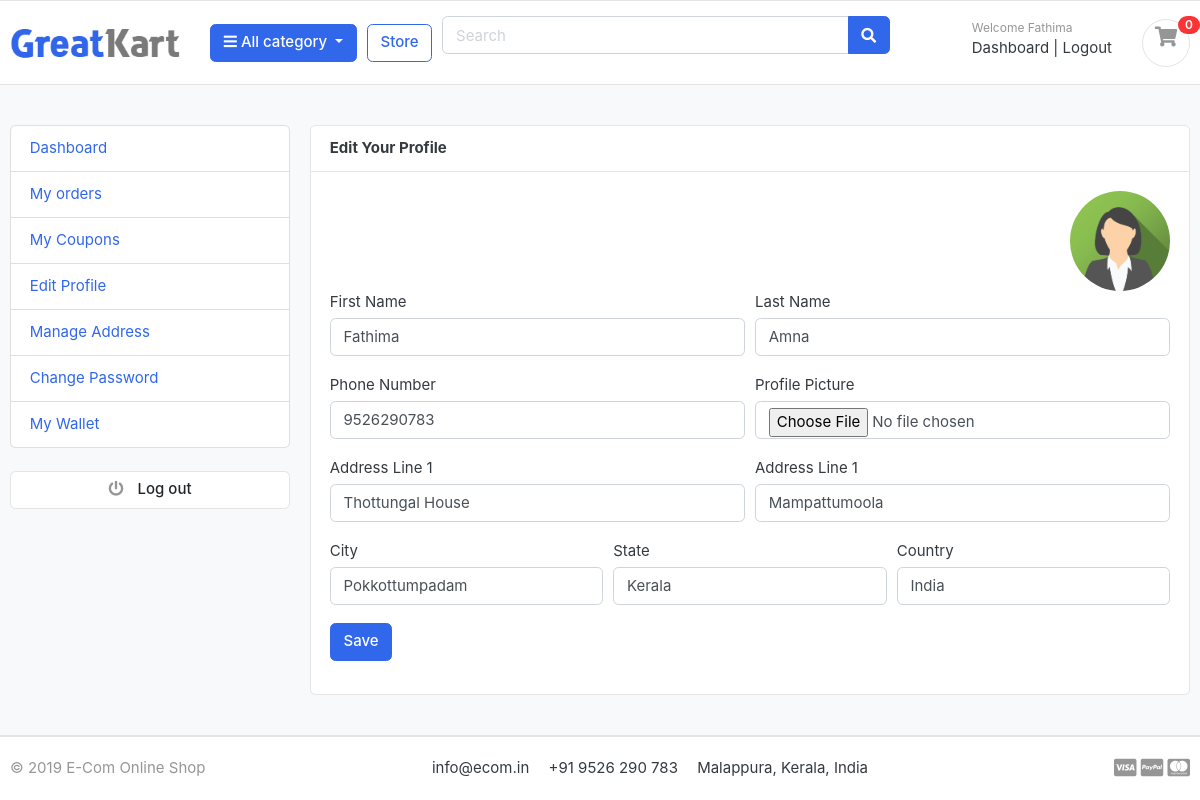
Screenshot of /accounts/edit_profile (signed in) with the database file from the repository.
### accounts/models.py (models this page shows, shortened)
class Account(AbstractBaseUser):
    first_name = models.CharField(max_length=50)
    last_name = models.CharField(max_length=50)
    username = models.CharField(max_length=50, unique=True)
    email = models.EmailField(max_length=100, unique=True)
    phone_number = models.CharField(max_length=12, unique=True, default='')
    wallet = models.FloatField(null=True, default=0.0)
    date_joined = models.DateTimeField(auto_now_add=True)
    last_login = models.DateTimeField(auto_now_add=True)
    is_admin = models.BooleanField(default=False)
    is_staff = models.BooleanField(default=False)
    is_active = models.BooleanField(default=True)
    is_superadmin = models.BooleanField(default=False)
    USERNAME_FIELD = 'email'
    REQUIRED_FIELDS = ['username', 'first_name', 'last_name']
    objects = MyAccountManager()
    class Meta:
        verbose_name = 'account'
        verbose_name_plural = 'accounts'

class UserProfile(models.Model):
    user = models.OneToOneField(Account, on_delete=models.CASCADE)
    phone_number = models.CharField(blank=True, max_length=15)
    address_line_1 = models.CharField(blank=True, max_length=100)
    address_line_2 = models.CharField(blank=True, max_length=100)
    profile_picture = models.ImageField(blank=True, upload_to='userprofile')
    city = models.CharField(max_length=20, blank=True)
    state = models.CharField(max_length=20, blank=True)
    country = models.CharField(max_length=20, blank=True)

### accounts/views.py (the view)
# urls.py: path('edit_profile', views.edit_profile, name='edit_profile'),
@cache_control(no_cache=True, must_revalidate=True, no_store=True)
@login_required(login_url='login_user')
def edit_profile(request):
    userprofile = get_object_or_404(UserProfile, user=request.user)
    if request.method == 'POST':
        user_form = UserForm(request.POST, instance=request.user)
        profile_form = UserProfileForm(request.POST, request.FILES, instance=userprofile)
        if user_form.is_valid() and profile_form.is_valid():
            user_form.save()
            profile_form.save()
            messages.success(request, 'Your Profile Updated Successfully')
            return redirect('edit_profile')
    else:
        user_form = UserForm(instance=request.user)
        profile_form = UserProfileForm(instance=userprofile)
    context = {
        'user_form' : user_form,
        'profile_form' : profile_form,
        'userprofile' : userprofile,
    }
    return render(request, 'accounts/edit-profile.html', context)

### accounts/forms.py
class UserForm(forms.ModelForm):
    class Meta:
        model = Account
        fields = ('first_name', 'last_name')
    def __init__(self, *args, **kwargs):
        super(UserForm, self).__init__(*args, **kwargs)
        for field in self.fields:
            self.fields[field].widget.attrs['class'] = 'form-control'

class UserProfileForm(forms.ModelForm):
    profile_picture = forms.ImageField(required=False, error_messages={'invalid': ("Image File Only")}, widget=forms.FileInput)
    class Meta:
        model = UserProfile
        fields = ('phone_number', 'address_line_1', 'address_line_2', 'city', 'state', 'country', 'profile_picture')
    def __init__(self, *args, **kwargs):
        super(UserProfileForm, self).__init__(*args, **kwargs)
        for field in self.fields:
            self.fields[field].widget.attrs['class'] = 'form-control'

### carts/context_processors.py (called while the page is built)
def counter(request):
    cart_count = 0
    if 'admin' in request.path:
        return {}
    else:
        try:
            cart = Cart.objects.filter(cart_id = _cart_id(request))
            if request.user.is_authenticated:
                cart_items = CartItem.objects.all().filter(user=request.user)
            else:
                cart_items = CartItem.objects.all().filter(cart=cart[:1])
            for cart_item in cart_items:
                cart_count += cart_item.quantity
        except Cart.DoesNotExist:
            cart_count = 0
    return dict(cart_count=cart_count)

### carts/views.py (called while the page is built)
def _cart_id(request):
    cart = request.session.session_key
    if not cart:
        cart = request.session.create()
    return cart

### category/context_processors.py (called while the page is built)
def menu_links(request):
    links = Category.objects.all()
    return dict(links=links)

### category/models.py (called while the page is built)
    def get_url(self):
        return reverse('products_by_category', args=[self.slug])

### templates/accounts/edit-profile.html (shortened to what this page needs)
{% extends 'base.html' %}
{% load static %}
{% block content %}
<section class="section-conten padding-y bg">
    <div class="container">
        <div class="row">
            {% include 'includes/dashboard-sidebar.html' %}
            <main class="col-md-9">
                <article class="card">
                    <header class="card-header">
                        <strong class="d-inline-block mr-3">Edit Your Profile</strong>
                    </header>
                    <div class="card-body">
                        <div class="text-right">
                            <img src="{{ userprofile.profile_picture.url }}" alt="Profile Picture" width="100" style="border-radius:50px" >
                        </div>
                        <div class="row">
                            <div class="col-md-12">
                                <form action="{% url 'edit_profile' %}" method="POST" enctype="multipart/form-data">
                                    <div class="form-row">
                                        <div class="form-group col-md-6">
                                            <label>First Name</label>
                                            {{ user_form.first_name }}
                                        </div>
                                        <div class="form-group col-md-6">
                                            <label>Last Name</label>
                                            {{ user_form.last_name }}
                                        </div>
                                    </div>
                                    <div class="form-row">
                                        <div class="form-group col-md-6">
                                            <label>Phone Number</label>
                                            {{ profile_form.phone_number }}
                                        </div>
                                        <div class="form-group col-md-6">
                                            <label>Profile Picture</label>
                                            {{ profile_form.profile_picture }}
                                        </div>
                                    </div>
                                    <div class="form-row">
                                        <div class="form-group col-md-6">
                                            <label>Address Line 1</label>
                                            {{ profile_form.address_line_1 }}
                                        </div>
                                        <div class="form-group col-md-6">
                                            <label>Address Line 1</label>
                                            {{ profile_form.address_line_2 }}
                                        </div>
                                    </div>
                                    <div class="form-row">
                                        <div class="form-group col-md-4">
                                            <label>City</label>
                                            {{ profile_form.city }}
                                        </div>
                                        <div class="form-group col-md-4">
                                            <label>State</label>
                                            {{ profile_form.state }}
                                        </div>
                                        <div class="form-group col-md-4">
                                            <label>Country</label>
                                            {{ profile_form.country }}
                                        </div>
                                    </div>
                                    <input type="submit" value="Save" class="btn btn-primary">
                                </form>
                            </div>
                        </div>
                    </div>
                </article>
            </main>
        </div>
    </div>
</section>
{% endblock %}

### templates/includes/navbar.html (shortened to what this page needs)
{% load static %}
<header class="section-header">
    <section class="header-main border-bottom">
        <div class="container">
            <div class="row align-items-center">
                <div class="col-lg-2 col-md-3 col-6">
                    <a href="{% url 'home' %}" class="brand-wrap">
                        <img class="logo" src="{% static './images/logo.png' %}">
                    </a>
                </div>
                <div class="col-lg col-sm col-md col-6 flex-grow-0">
                    <div class="category-wrap dropdown d-inline-block float-right">
                        <button type="button" class="btn btn-primary dropdown-toggle" data-toggle="dropdown">
                            <i class="fa fa-bars"></i> All category
                        </button>
                    </div>
                </div>
                <a href="{% url 'store' %}" class="btn btn-outline-primary">Store</a>
                <div class="col-lg  col-md-6 col-sm-12 col">
                    <form action="{% url 'search' %}" class="search" method="GET">
                        <div class="input-group w-100">
                            <input type="text" class="form-control" style="width:60%;" placeholder="Search" name="keyword">
                            <div class="input-group-append">
                                <button class="btn btn-primary" type="submit">
                                    <i class="fa fa-search"></i>
                                </button>
                            </div>
                        </div>
                    </form>
                </div>
                <div class="col-lg-3 col-sm-6 col-8 order-2 order-lg-3">
                    <div class="d-flex justify-content-end mb-3 mb-lg-0">
                        {% if user.id %}
                        <div class="widget-header">
                            <small class="title text-muted">Welcome {{ user.first_name }} </small>
                            <div>
                                <a href="{% url 'dashboard' %}">Dashboard</a> <span class="dark-transp"> | </span>
                                <a href="{% url 'logout_user' %}">Logout</a>
                            </div>
                        </div>
                        {% endif %}
                        <a href="{% url 'cart' %}" class="widget-header pl-3 ml-3">
                            <div class="icon icon-sm rounded-circle border"><i class="fa fa-shopping-cart pt-2"></i>
                            </div>
                            <span class="badge badge-pill badge-danger notify">{{ cart_count }}</span>
                        </a>
                    </div>
                </div>
            </div>
        </div>
    </section>
</header>

### static/css/ui.css (style rules this page uses)
html { font-family: "Inter", sans-serif; font-size: 15px; }
.icon-xs, .icon-sm, .icon-md, .icon-lg { display: inline-block; text-align: center; flex-shrink: 0; flex-grow: 0; }
.icon-sm { width: 48px; height: 48px; line-height: 48px !important; font-size: 20px; }
.padding-y { padding-top: 40px; padding-bottom: 40px; }
article:after, .form-group:after { display: block; clear: both; content: ""; }
.bg { background-color: #f8f9fa; }
.header-main { position: relative; padding-top: 1rem; padding-bottom: 1rem; }
.brand-wrap .logo, .navbar-brand .logo { margin-right: 7px; max-height: 42px; display: inline-block; }
.widget-header { display: inline-block; vertical-align: middle; position: relative; }
.widget-header a { color: #343a40; }
.widget-header i { color: #969696; }
.widget-header .title { display: block; }
.widget-header .notify { position: absolute; top: -3px; right: -10px; }
.notify { position: absolute; top: -4px; right: -10px; display: inline-block; padding: 0.25em 0.6em; font-size: 12px; line-height: 1; text-align: center; border-radius: 3rem; color: #fff; background-color: #fa3434; }

### rows the page displays
Account: first_name "Fathima", last_name "Amna"
UserProfile: profile_picture (picture), phone_number "9526290783", address_line_1 "Thottungal House", address_line_2 "Mampattumoola", city "Pokkottumpadam", state "Kerala", country "India"

### other values shown
{{ cart_count }} "0"
